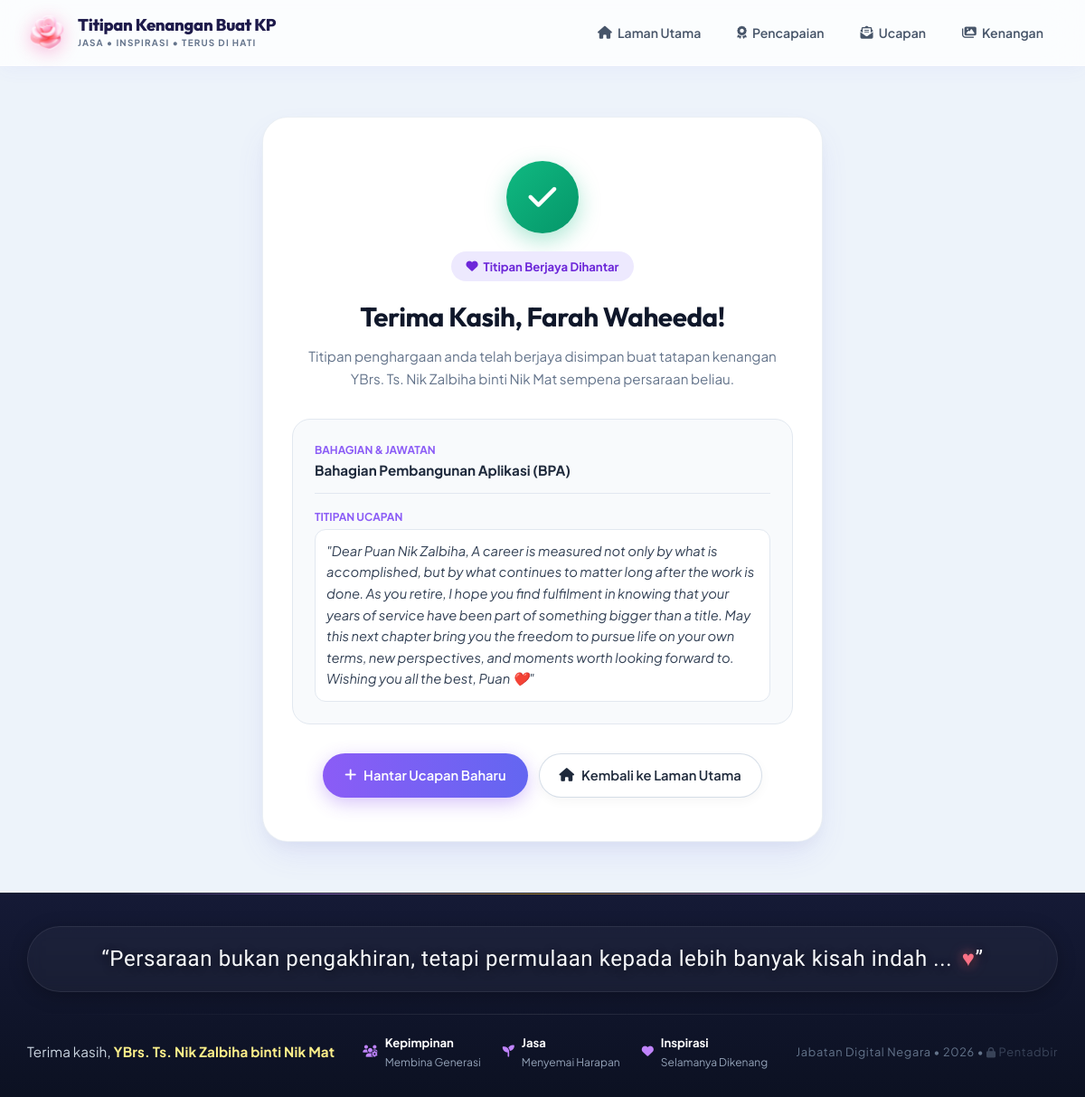
Page /kejayaan/1 on the committed database.
### app/models.py (models this page shows, shortened)
class Submission(db.Model):
    __tablename__ = "submissions"
    id = db.Column(db.Integer, primary_key=True)
    nama = db.Column(db.String(150), nullable=False)
    bahagian = db.Column(db.String(150), nullable=False)
    jawatan = db.Column(db.String(150), nullable=True)
    ucapan = db.Column(db.Text, nullable=True)
    created_at = db.Column(db.DateTime, default=datetime.now)
    status = db.Column(db.String(20), default="active")  # active, archived, reviewed
    data_type = db.Column(db.String(20), default="official")  # 'test' atau 'official' (pengasingan selamat)
    image_filename = db.Column(db.String(255), nullable=True)
    image_local_path = db.Column(db.String(255), nullable=True)
    image_drive_file_id = db.Column(db.String(100), nullable=True)
    image_drive_link = db.Column(db.String(500), nullable=True)
    image_sync_status = db.Column(db.String(30), default="none")  # none, pending, synced, failed
    video_filename = db.Column(db.String(255), nullable=True)
    video_local_path = db.Column(db.String(255), nullable=True)
    video_drive_file_id = db.Column(db.String(100), nullable=True)
    video_drive_link = db.Column(db.String(500), nullable=True)
    video_sync_status = db.Column(db.String(30), default="none")  # none, pending, synced, failed
    ip_address = db.Column(db.String(50), nullable=True)

### app/routes/public.py (the view)
@public_bp.route("/kejayaan/<int:submission_id>")
def kejayaan(submission_id):
    submission = Submission.query.get_or_404(submission_id)
    return render_template("success.html", submission=submission)

### app/templates/success.html (shortened to what this page needs)
{% extends "base.html" %}
{% block content %}
<div class="container" style="max-width: 680px; margin: 3.5rem auto;">
  <div class="white-card" style="text-align: center; padding: 3rem 2rem; box-shadow: var(--shadow-lg);">
    <div style="width: 80px; height: 80px; margin: 0 auto 1.25rem; border-radius: 50%; background: linear-gradient(135deg, #10b981 0%, #059669 100%); display: flex; align-items: center; justify-content: center; color: #ffffff; font-size: 2.2rem; box-shadow: 0 8px 25px rgba(16, 185, 129, 0.35);">
      <i class="fa-solid fa-check"></i>
    </div>
    <div style="display: inline-flex; align-items: center; gap: 6px; background: #ede9fe; color: #6d28d9; padding: 6px 16px; border-radius: var(--radius-full); font-size: 0.82rem; font-weight: 700; margin-bottom: 1rem;">
      <i class="fa-solid fa-heart"></i> Titipan Berjaya Dihantar
    </div>
    <h2 style="font-size: 1.85rem; color: #0f172a; margin-bottom: 0.5rem;">Terima Kasih, {{ submission.nama }}!</h2>
    <p style="color: #64748b; font-size: 0.95rem; margin-bottom: 2rem;">
      Titipan penghargaan anda telah berjaya disimpan buat tatapan kenangan YBrs. Ts. Nik Zalbiha binti Nik Mat sempena persaraan beliau.
    </p>
    <div style="background: #f8fafc; border: 1px solid var(--border-light); border-radius: var(--radius-lg); padding: 1.5rem; text-align: left; margin-bottom: 2rem;">
      <div style="margin-bottom: 1rem; border-bottom: 1px solid #e2e8f0; padding-bottom: 0.75rem;">
        <span style="font-size: 0.75rem; text-transform: uppercase; font-weight: 700; color: #8b5cf6; display: block;">Bahagian & Jawatan</span>
        <strong style="color: #1e293b; font-size: 0.95rem;">{{ submission.bahagian }}</strong>
      </div>
      <div style="margin-bottom: {% if submission.image_filename or submission.video_filename %}1rem{% else %}0{% endif %};">
        <span style="font-size: 0.75rem; text-transform: uppercase; font-weight: 700; color: #8b5cf6; display: block; margin-bottom: 4px;">Titipan Ucapan</span>
        <p style="color: #334155; font-style: italic; font-size: 0.92rem; background: #ffffff; padding: 12px; border-radius: 12px; border-left: 4px solid #8b5cf6; border: 1px solid #e2e8f0; margin: 0;">
          {% if submission.ucapan %}
            "{{ submission.ucapan }}"
          {% else %}
            <span style="color:#64748b; font-style:italic;">(Tiada warkah teks - Kiriman lampiran media kenangan)</span>
          {% endif %}
        </p>
      </div>
    </div>
    <div style="display: flex; gap: 12px; justify-content: center; flex-wrap: wrap;">
      <a href="{{ url_for('public.index') }}" class="btn btn-hero-primary">
        <i class="fa-solid fa-plus"></i> Hantar Ucapan Baharu
      </a>
      <a href="{{ url_for('public.index') }}#kenangan-section" class="btn btn-hero-secondary">
        <i class="fa-solid fa-house"></i> Kembali ke Laman Utama
      </a>
    </div>
  </div>
</div>
{% endblock %}

### app/static/css/style.css (style rules this page uses)
:root { --bg-sky-top: #e0f2fe; --bg-sky-mid: #ebf4fc; --bg-body: #edf3fa; --bg-card: #ffffff; --bg-card-subtle: #f8fafc; --bg-input: #f8fafc; --primary-purple: #7c3aed; --primary-indigo: #4f46e5; --primary-gradient: linear-gradient(135deg, #8b5cf6 0%, #6366f1 100%); --button-gradient: linear-gradient(90deg, #b06ab3 0%, #4568dc 100%); --pink-accent: #ec4899; --pink-light: #fdf2f8; --gold-accent: #f59e0b; --text-dark: #0f172a; --text-navy: #1e293b; --text-muted: #64748b; --text-light: #94a3b8; --border-light: #e2e8f0; --border-focus: #8b5cf6; --shadow-sm: 0 2px 8px rgba(15, 23, 42, 0.04); --shadow-md: 0 8px 24px -4px rgba(99, 102, 241, 0.08), 0 4px 12px -2px rgba(15, 23, 42, 0.04); --shadow-lg: 0 16px 36px -6px rgba(99, 102, 241, 0.12), 0 8px 16px -4px rgba(15, 23, 42, 0.04); --radius-sm: 8px; --radius-md: 14px; --radius-lg: 20px; --radius-xl: 28px; --radius-full: 9999px; --transition: all 0.25s cubic-bezier(0.16, 1, 0.3, 1); }
* , *::before, *::after { box-sizing: border-box; margin: 0; padding: 0; }
html, body { width: 100%; max-width: 100%; overflow-x: hidden; box-sizing: border-box; }
body { font-family: 'Plus Jakarta Sans', system-ui, -apple-system, sans-serif; background-color: var(--bg-body); color: var(--text-navy); line-height: 1.6; min-height: 100vh; display: flex; flex-direction: column; -webkit-font-smoothing: antialiased; }
h1, h2, h3, h4, .font-heading { font-family: 'Outfit', sans-serif; letter-spacing: -0.015em; color: var(--text-dark); }
.container { width: 100%; max-width: 1440px; margin: 0 auto; padding: 0 clamp(1rem, 2.5vw, 2.8rem); box-sizing: border-box; }
.btn-hero-primary { display: inline-flex; align-items: center; gap: 6px; padding: 8px 16px; background: linear-gradient(135deg, #818cf8 0%, #6366f1 50%, #4f46e5 100%); color: #ffffff; font-size: 0.81rem; font-weight: 700; border-radius: var(--radius-full); text-decoration: none; box-shadow: 0 4px 14px rgba(99, 102, 241, 0.32); transition: all 0.25s cubic-bezier(0.16, 1, 0.3, 1); white-space: nowrap; }
.btn-hero-secondary { display: inline-flex; align-items: center; gap: 6px; padding: 8px 15px; background: rgba(255, 255, 255, 0.95); backdrop-filter: blur(8px); border: 1px solid rgba(255, 255, 255, 0.9); color: #1e293b; font-size: 0.80rem; font-weight: 700; border-radius: var(--radius-full); text-decoration: none; box-shadow: 0 3px 10px rgba(15, 23, 42, 0.06); transition: all 0.25s cubic-bezier(0.16, 1, 0.3, 1); white-space: nowrap; }
.btn { display: inline-flex; align-items: center; justify-content: center; gap: 8px; font-size: 0.92rem; font-weight: 600; text-decoration: none; cursor: pointer; border-radius: var(--radius-full); transition: var(--transition); border: none; }
.btn-hero-primary { background: linear-gradient(90deg, #8b5cf6 0%, #6366f1 100%); color: #ffffff; padding: 12px 24px; box-shadow: 0 6px 20px rgba(124, 58, 237, 0.3); }
.btn-hero-secondary { background: rgba(255, 255, 255, 0.9); color: #1e293b; padding: 12px 22px; border: 1px solid rgba(203, 213, 225, 0.8); box-shadow: 0 4px 12px rgba(0, 0, 0, 0.04); }
.white-card { background: #ffffff; border-radius: var(--radius-xl); padding: 1.75rem; box-shadow: var(--shadow-md); border: 1px solid rgba(226, 232, 240, 0.7); }

### rows in the picture
Submission: nama "Farah Waheeda", bahagian "Bahagian Pembangunan Aplikasi (BPA)", ucapan "Dear Puan Nik Zalbiha, A career is measured not only by what is accomplished, but by what continues to matter long after the work is done. As you retire, I hope you find fulfilment in knowing that your years of service have been part of something bigger than a title. May this next chapter bring you the freedom to pursue life on your own terms, new perspectives, and moments worth looking forward to. Wishing you all the best, Puan ❤️"
